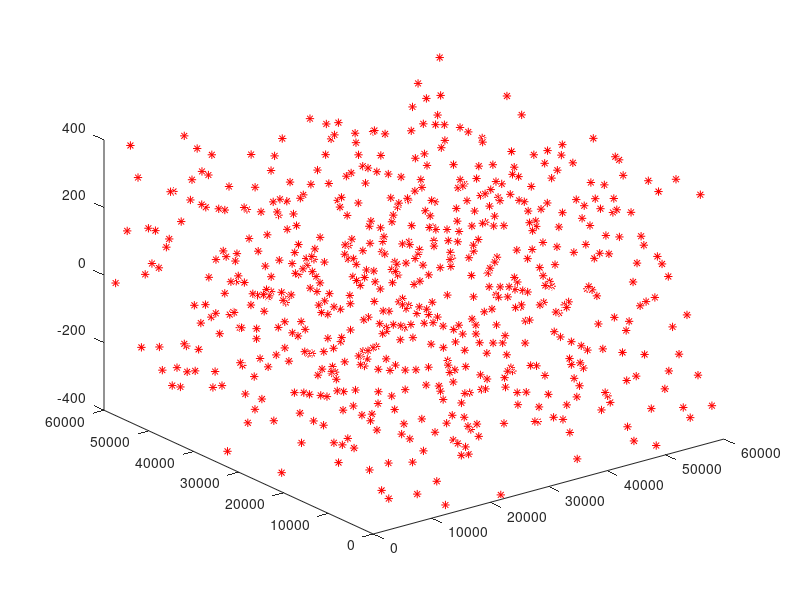

Write MATLAB code to recreate this figure. (Note: this script raises an error after producing the figure.)
%%%%%%%%%%%%%%%%%%%%%%%%%%%%%%%%%%%%%%%%%%%%%%%%%%%%%%%%%%%%%%%%%%%%%%
% SolnBenchmark: SESF_3DAS 
% (1) SE - Single Emitter localization 
% (2) SF - from a Single Frame;
% (3) 3D - emitter locations
% (4) AS - Astigmatic PSF
% (5) 3 data frames are generated with 'high', 'medium', and 'low' SNR
% (6) b  - mean of Poisson noise (autofluorescence) (photons/s/nm^2) 
%     G  - variance of Gaussian noise (photons/s/nm^2) 
%     mu - mean of Gaussian noise (photons/s/nm^2)
%
% References
% [1] Y. Sun, "Localization precision of stochastic optical localization 
% nanoscopy using single frames," J. Biomed. Optics, vol. 18, no. 11, pp. 
% 111418-14, Oct. 2013.
% [2] Y. Sun, "Root mean square minimum distance as a quality metric for
% stochastic optical localization nanoscopy images," Sci. Reports, vol. 8, 
% no. 1, pp. 17211, Nov. 2018.
% 
% Yi Sun
% Electrical Engineering Department
% The City College of City University of New York
% E-mail: ysun@ccny.cuny.edu
% 2/17/2019
%%%%%%%%%%%%%%%%%%%%%%%%%%%%%%%%%%%%%%%%%%%%%%%%%%%%%%%%%%%%%%%%%%%%%%

clear
%% SNR range: choose one of three
 SNRr='highSNR' ;
% SNRr='mediumSNR' ;
% SNRr='lowSNR' ;
fprintf(1,'%s: \n',SNRr) ; 
%% Intialization 
rng('default') ; 
key=0 ;             % key for random number generators
switch SNRr
  case 'highSNR'    % r=1/(1/rp+1/rg), 10*log10(r)=64.77 (dB)
    b=0.05 ;        % rp=Ih/b, 10*log10(rp)=67.78 (dB)
    G=0.05 ;        % rg=Ih/G, 10*log10(rg)=67.78 (dB)
    key=key+0 ;  
  case 'mediumSNR'  % r=1/(1/rp+1/rg), 10*log10(r)=50.79 (dB)
    b=1.5 ;         % rp=Ih/b, 10*log10(rp)=53.01 (dB)
    G=1 ;           % rg=Ih/G, 10*log10(rg)=54.77 (dB)
    key=key+1 ; 
  case 'lowSNR'     % r=1/(1/rp+1/rg), 10*log10(r)=47.78 (dB)
    b=3 ;           % rp=Ih/b, 10*log10(rp)=50.00 (dB)
    G=2 ;           % rg=Ih/G, 10*log10(rg)=51.76 (dB)
    key=key+2 ; 
  otherwise
    return ;
end
rng(key) ; 
%% Optical system: 3D astigmatic PSF
c=205 ;
d=290 ;         % depth of microscope
sigmax0=280/2 ; Ax=0.05 ; Bx=0.03 ;   % nm
sigmay0=270/2 ; Ay=-0.01 ; By=0.02 ;	% 
%% show sigmax, sigmay vs. z
z=-600:600 ;
sigmax=sigmax0*(1+(z+c).^2/d^2+Ax*(z+c).^3/d^3+Bx*(z+c).^4/d^4).^0.5 ;
sigmay=sigmay0*(1+(z-c).^2/d^2+Ay*(z-c).^3/d^3+By*(z-c).^4/d^4).^0.5 ;
figure
lg=plot(z,sigmax,'r-',z,sigmay,'b--','LineWidth',2) ;
axis([-600 600 0 500])
grid on
set(gca,'FontSize',14,'FontWeight','bold') ;
legend(lg,'\sigma_x(z)','\sigma_y(z)','Location','southeast')
xlabel('z (nm)')
ylabel('\sigma_x(z), \sigma_y(z) (nm)')
%% Frame 
% sample is located at [0,Lx]x[0,Ly]x[-Lz,Lz]
Lx=6e4 ; Ly=6e4 ;     % frame size in nm
Lz=400 ;              % 2xLz - axial depth in nm
Dx=100 ; Dy=100 ;     % pixel size in nm
Kx=Lx/Dx ; Ky=Ly/Dy ; % frame size in pixels
%% Emitter intensity and signal to noise ratio
Dt=0.01 ;             % second, time per frame (1/Dt is frame rate) 
Ih=300000 ;           % average number of detected photons per emitter per second
DtIh=Dt*Ih ;          % photon count per frame per emitter 
rp=Ih/b ;             % SPNR (nm^2/emitter) 
SPNR=10*log10(rp) ;   % SPNR (dB)
rg=Ih/G ;             % SGNR (nm^2/emitter) 
SGNR=10*log10(rg) ;   % SGNR (dB)
r=rp*rg/(rp+rg) ;     % total SNR (nm^2/emitter) 
SNR=10*log10(r) ;     % total SNR (dB)
mu=0.5 ;              % mean of Gaussian noise (photons/s/nm^2)
%% Emitter locations - ground truth
sigma=300 ;           % maximal sigmax and sigmay
eLx=2*4*sigma ;       % an emitter is located in a region of size eLx, eLy, eLy
eLy=2*4*sigma ;       % with probability of 99% 
Mx=floor(Lx/eLx) ;    % number of emitters in x direction
My=floor(Ly/eLy) ;    % number of emitters in y direction
M=Mx*My ;             % =784, number of emitters
xyz=zeros(3,M) ;       % 3D emitter locations 
for ix=1:Mx
  for iy=1:My
    xyz(:,My*(ix-1)+iy)=[eLx*(ix-1+0.5)+50*randn ; eLy*(iy-1+0.5)+50*randn ; -Lz+2*Lz*rand] ; 
  end
end
xyz0=xyz' ;             % ground truth emitter locaitons 
filename_xyz0=strcat('SESF_3DAS_',SNRr,'_xyz0','.txt') ; 
save(filename_xyz0,'-ascii','xyz0') ;
plot3(xyz(1,:),xyz(2,:),xyz(3,:),'r*')
%% Generate and save a data frame
fprintf(1,'Generate a data frame: \n') ; 
U=Frame_3DAS(c,d,sigmax0,Ax,Bx,sigmay0,Ay,By,Kx,Ky,Dx,Dy,Dt,Ih,b,G,mu,xyz) ;
U16=uint16(U) ; 
filename_Frame=strcat('SESF_3DAS_',SNRr,'_Frame','.tif') ; 
imwrite(U16,filename_Frame) ; % save data frame 
figure
imshow(U,[]) ;        % show data frame 
%% Read a data frame
U16_=imread(filename_Frame); % read data frame 
figure
imshow(U16_,[]) ; 
U=double(U16_) ; 
%% Save a 8-bit PNG image for show
Umax=max(max(U)) ; Umin=min(min(U)) ; 
U8=uint8(255*(U-Umin)/(Umax-Umin)) ;
filename_Frame=strcat('SESF_3DAS_',SNRr,'_Frame','.png') ; 
imwrite(U8,filename_Frame) ; % save data frame 
%% Localization by the UGIA-F estimator 
fprintf(1,'UGIA-F localization: \n') ; 
[xyzF,F,F_]=UGIA_F_3DAS(c,d,sigmax0,Ax,Bx,sigmay0,Ay,By,Kx,Ky,Dx,Dy,Dt,Ih,b,G,xyz) ;
%% load emitter locations
xyz1=load(filename_xyz0,'-ascii') ;
xyz_=xyz1' ; 
%% Calculate RMSMD
[RMSMD1,RMSMD2]=RMSMD(xyz_,xyzF) ;
fprintf(1,SNRr) ; 
fprintf(1,': SNR=%5.2f (dB) M=%d RMSMD=%6.3f (nm) \n',SNR,M,RMSMD1) ; 

%% Results: UGIA-F estimator
% highSNR:    SNR=64.77 (dB) M=625 RMSMD=11.796 (nm) 
% mediumSNR:  SNR=50.79 (dB) M=625 RMSMD=29.534 (nm) 
% lowSNR:     SNR=47.78 (dB) M=625 RMSMD=39.360 (nm) 
% Average: mean([11.80 29.53 39.36])=26.90 (nm)
